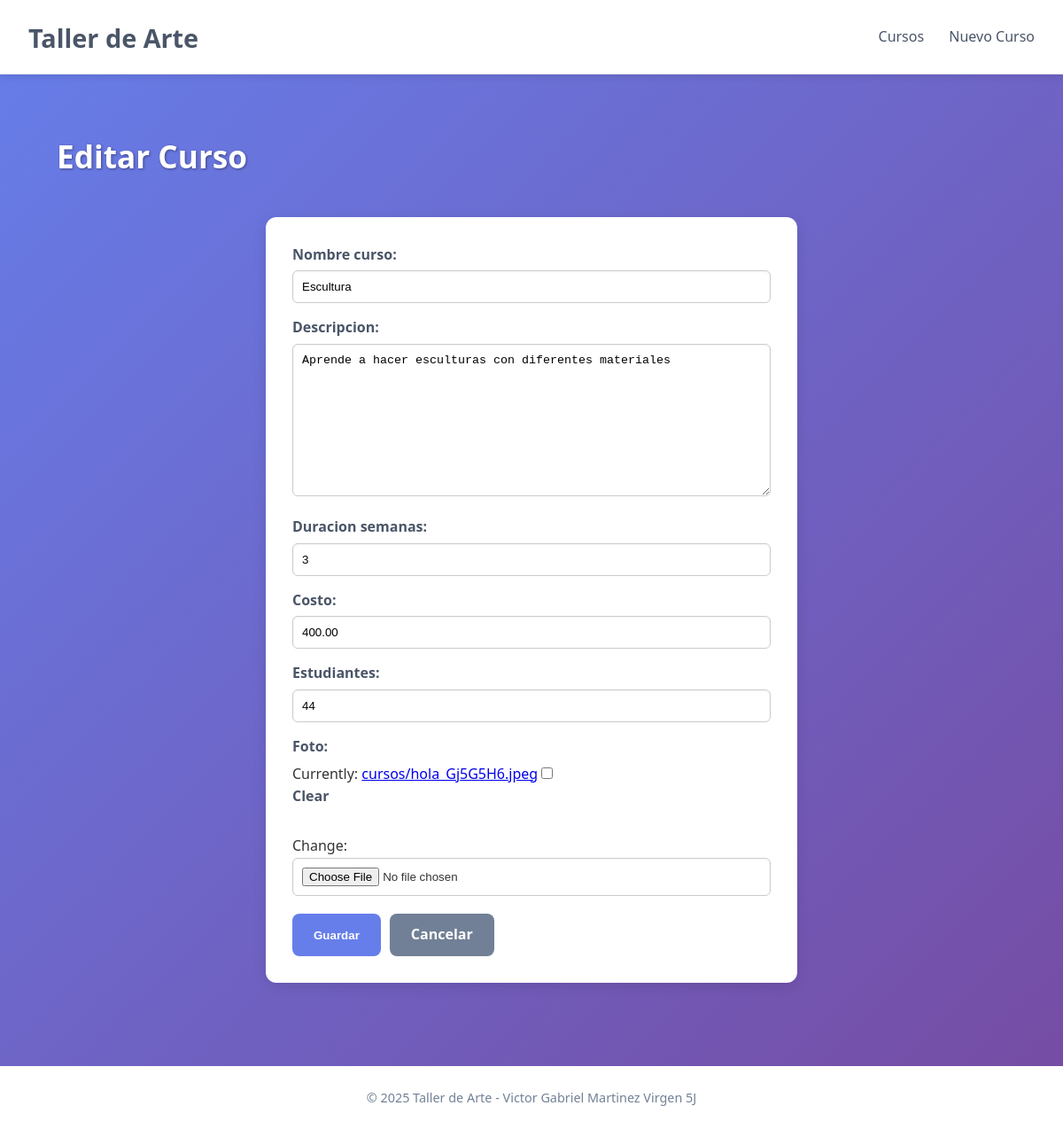
The page /editar/2/ on the database its author committed.
### app_curso/models.py (models this page shows, shortened)
class Curso(models.Model):
    nombre_curso = models.CharField(max_length=150, unique=True)
    descripcion = models.TextField()
    duracion_semanas = models.IntegerField()
    costo = models.DecimalField(max_digits=8, decimal_places=2)
    estudiantes = models.IntegerField()
    foto = models.ImageField(upload_to='cursos', null=True, blank=True)
    class Meta:
        verbose_name = "Curso"
        verbose_name_plural = "Cursos"
        ordering = ['nombre_curso']

### app_curso/views.py (the view)
# urls.py: path('editar/<int:curso_id>/', views.editar_curso, name='editar_curso'),
def editar_curso(request, curso_id):
    curso = get_object_or_404(Curso, id=curso_id)
    if request.method == 'POST':
        form = CursoForm(request.POST, request.FILES, instance=curso)
        if form.is_valid():
            form.save()
            return redirect('app_curso:detalle_curso', curso_id=curso.id)
    else:
        form = CursoForm(instance=curso)
    return render(request, 'formulario_curso.html', {'form': form, 'titulo': 'Editar Curso'})

### app_curso/forms.py
class CursoForm(forms.ModelForm):
    class Meta:
        model = Curso
        fields = ['nombre_curso', 'descripcion', 'duracion_semanas', 'costo', 'estudiantes', 'foto']

### app_curso/templates/formulario_curso.html (shortened to what this page needs)
{% extends 'base.html' %}
{% block contenido %}
<div class="main-content">
    <div class="page-header" style="border: none;">
        <h2>{{ titulo }}</h2>
    </div>
    <form method="post" enctype="multipart/form-data" class="form-styled">
        {{ form.as_p }}
        <div class="actions">
            <button type="submit" class="btn btn-primary">Guardar</button>
            <a href="{% url 'app_curso:listar_cursos' %}" class="btn btn-secondary">Cancelar</a>
        </div>
    </form>
</div>
{% endblock %}

### app_curso/static/css/styles.css (style rules this page uses)
* { margin: 0; padding: 0; box-sizing: border-box; }
body { font-family: 'Segoe UI', Tahoma, Geneva, Verdana, sans-serif; background: linear-gradient(135deg, #667eea 0%, #764ba2 100%); color: #333; line-height: 1.6; }
.main-content { flex: 1; padding: 2rem; max-width: 1200px; margin: 0 auto; width: 100%; }
.page-header { display: flex; justify-content: space-between; align-items: center; margin-bottom: 25px; border-bottom: 2px solid rgba(255, 255, 255, 0.5); padding-bottom: 10px; color: white; }
.page-header h2 { font-size: 2.5rem; font-weight: 900; color: white; text-shadow: 2px 2px 4px rgba(0, 0, 0, 0.5); }
.btn { padding: 0.7rem 1.5rem; border: none; border-radius: 8px; font-weight: 600; cursor: pointer; transition: background 0.3s; text-decoration: none; display: inline-block; }
.btn-primary { background: #667eea; color: white; }
.btn-secondary { background: #718096; color: white; }
.form-styled { background: white; padding: 30px; border-radius: 12px; box-shadow: 0 4px 15px rgba(0, 0, 0, 0.1); max-width: 600px; margin: 30px auto; }
.form-styled p { margin-bottom: 15px; padding: 0; }
.form-styled label { display: block; font-weight: 600; margin-bottom: 5px; color: #4a5568; }
.form-styled input[type="text"], .form-styled input[type="number"], .form-styled textarea, .form-styled input[type="file"] { width: 100%; padding: 10px; border: 1px solid #ccc; border-radius: 6px; box-shadow: inset 0 1px 3px rgba(0, 0, 0, 0.05); transition: border-color 0.3s; }
.form-styled .actions { display: flex; gap: 10px; margin-top: 20px; justify-content: flex-start; }
.page-header h2 { font-size: 2.2rem; font-weight: 800; color: white; text-shadow: 1px 1px 3px rgba(0, 0, 0, 0.4); }

### rows shown on the page
Curso: nombre_curso "Escultura", descripcion "Aprende a hacer esculturas con diferentes materiales", duracion_semanas "3", costo "400.00", estudiantes "44"

### other values the page prints
{{ titulo }} "Editar Curso"
